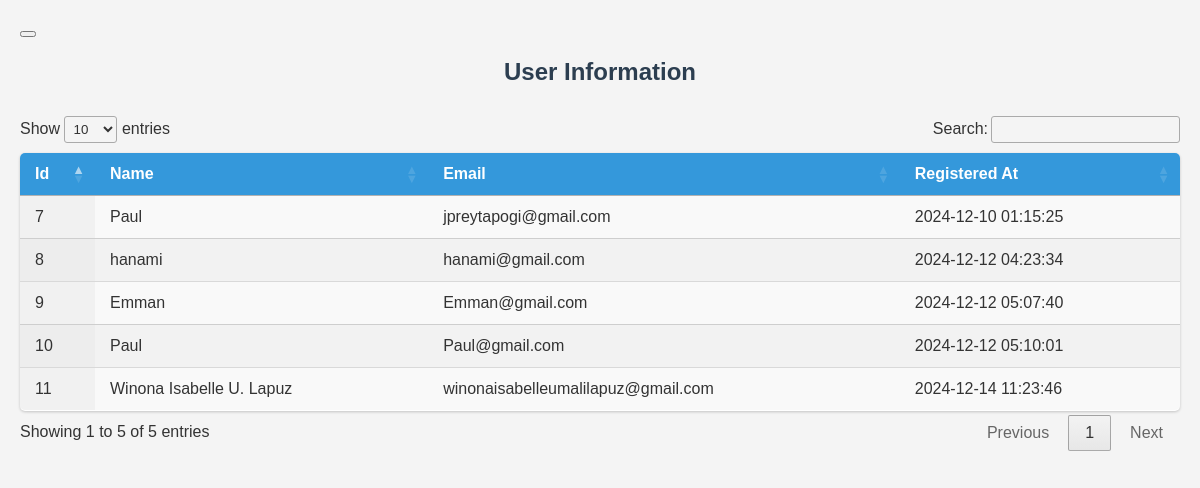
Screenshot of /admin/users_info.php with the database file from the repository.
### tables this page shows
CREATE TABLE `users` (
  `id` int(11) NOT NULL,
  `name` varchar(100) NOT NULL,
  `email` varchar(100) NOT NULL,
  `phone` varchar(20) DEFAULT NULL,
  `password` varchar(255) NOT NULL,
  `location` varchar(255) DEFAULT NULL,
  `photo` varchar(255) DEFAULT NULL,
  `created_at` timestamp NOT NULL DEFAULT current_timestamp()
);

### admin/user.php (called while the page is built, shortened)
<?php
class User {
    private $conn;
    private $table_name = "users";
    public function __construct($db) {
        $this->conn = $db;
    }
    public function getAllUsers() {
        $query = "SELECT id, name, email, created_at FROM " . $this->table_name;
        $stmt = $this->conn->prepare($query);
        $stmt->execute();
        return $stmt->fetchAll(PDO::FETCH_ASSOC);
    }
}

### admin/users_info.php (the view, shortened to what this page needs)
<?php
include_once 'User.php';
$database = new Database();
$db = $database->getConnection();
$user = new User($db);
$users = $user->getAllUsers();
?>
<!DOCTYPE html>
<html lang="en">
<head>
    <link rel="stylesheet" href="./css/user_info.css">
    <link rel="stylesheet" href="https://cdn.datatables.net/1.13.6/css/jquery.dataTables.min.css">
</head>
<body>
    <div><Button></Button></div>
    <h2>User Information</h2>
    <table id="usersTable" class="display" style="width:100%">
        <thead>
            <tr>
                <th>Id</th>
                <th>Name</th>
                <th>Email</th>
                <th>Registered At</th>
            </tr>
        </thead>
        <tbody>
            <?php foreach ($users as $user): ?>
                <tr>
                    <td><?php echo $user['id']; ?></td>
                    <td><?= htmlspecialchars($user['name']) ?></td>
                    <td><?= htmlspecialchars($user['email']) ?></td>
                    <td><?= htmlspecialchars($user['created_at']) ?></td>
                </tr>
            <?php endforeach; ?>
        </tbody>
    </table>
</body>
</html>

### css/user_info.css (style rules this page uses)
body { font-family: Arial, sans-serif; background-color: #f4f4f4; margin: 0; padding: 20px; color: #333; }
h2 { color: #2c3e50; text-align: center; margin-bottom: 30px; }
#usersTable { width: 100%; border-collapse: collapse; background-color: white; box-shadow: 0 1px 3px rgba(0,0,0,0.2); border-radius: 5px; overflow: hidden; }
#usersTable thead { background-color: #3498db; color: white; }
#usersTable th, #usersTable td { padding: 12px 15px; text-align: left; }
#usersTable tbody tr:nth-child(even) { background-color: #f2f2f2; }

### rows the page displays
users: id "7", name "Paul", email "jpreytapogi@gmail.com", created_at "2024-12-10 01:15:25"
users: id "8", name "hanami", email "hanami@gmail.com", created_at "2024-12-12 04:23:34"
users: id "9", name "Emman", email "Emman@gmail.com", created_at "2024-12-12 05:07:40"
users: id "10", name "Paul", email "Paul@gmail.com", created_at "2024-12-12 05:10:01"
users: id "11", name "Winona Isabelle U. Lapuz", email "winonaisabelleumalilapuz@gmail.com", created_at "2024-12-14 11:23:46"
